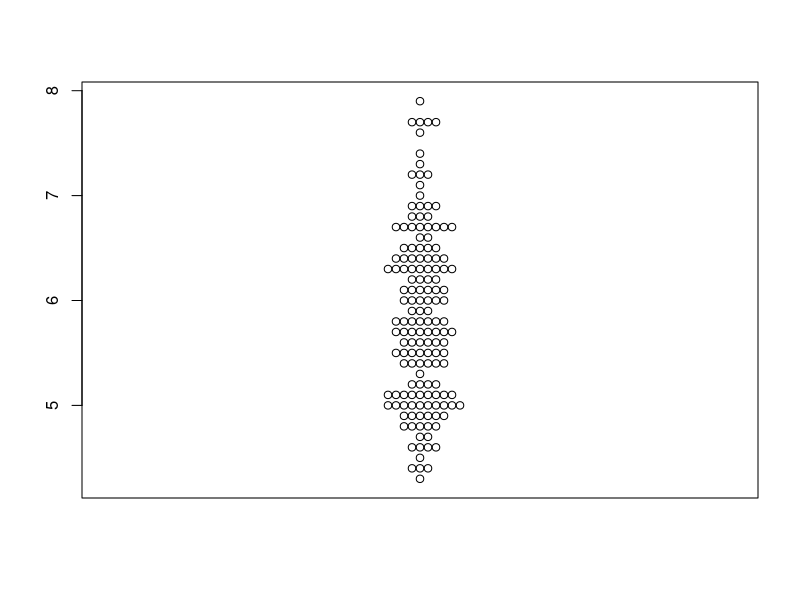
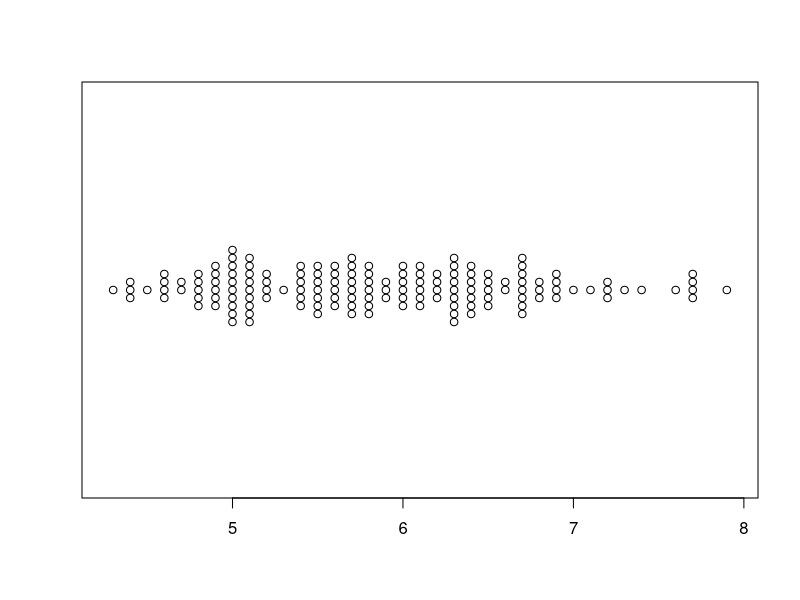
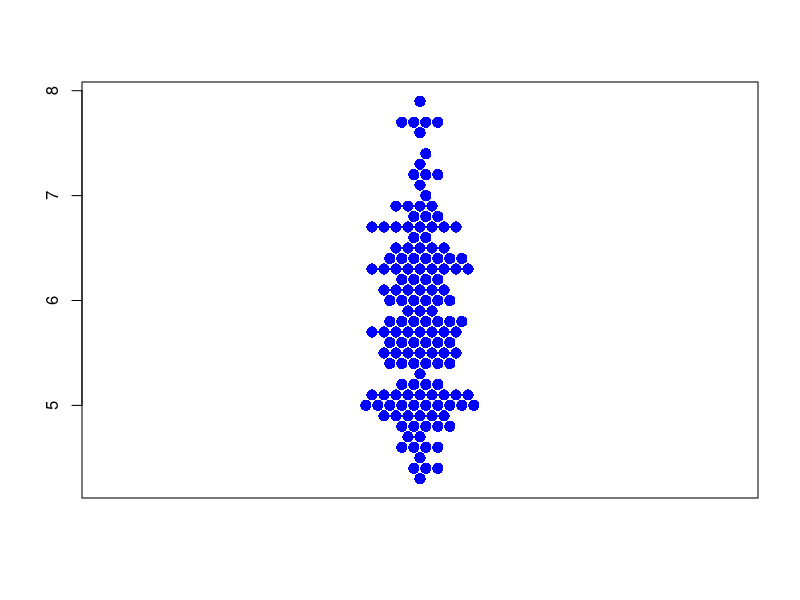
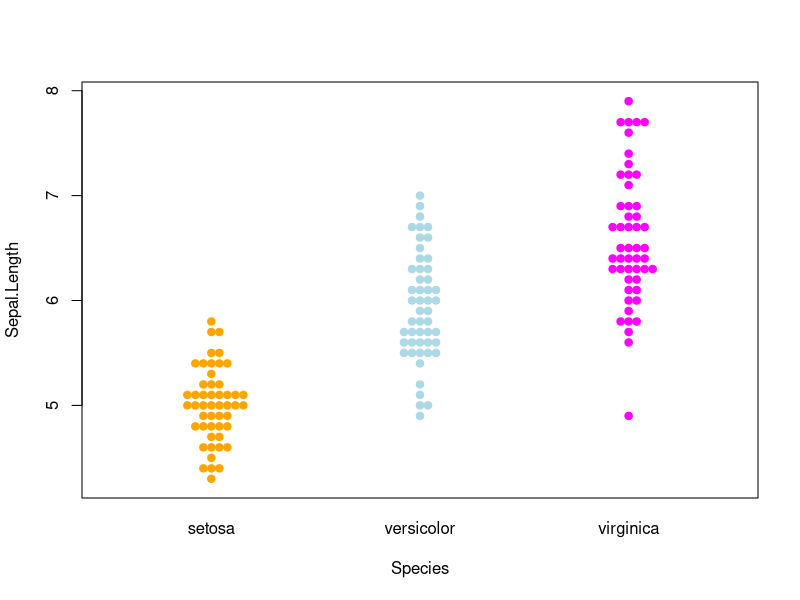
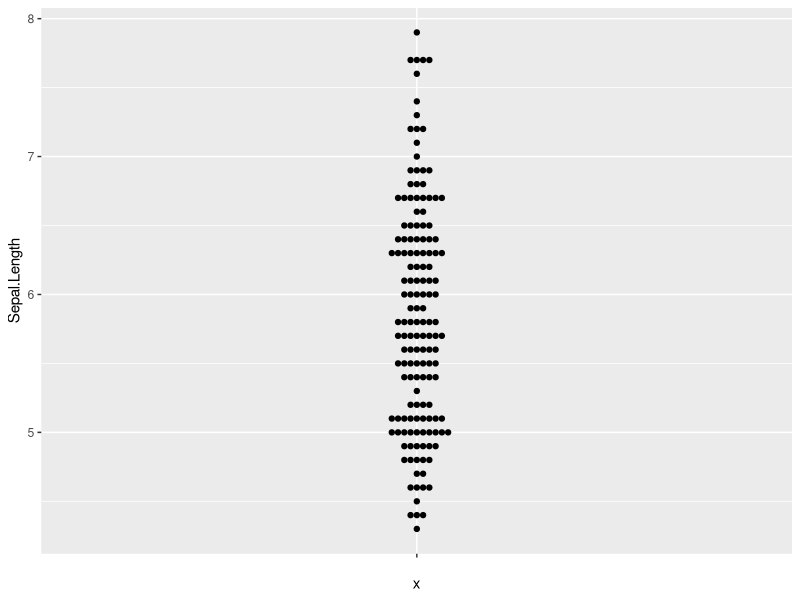
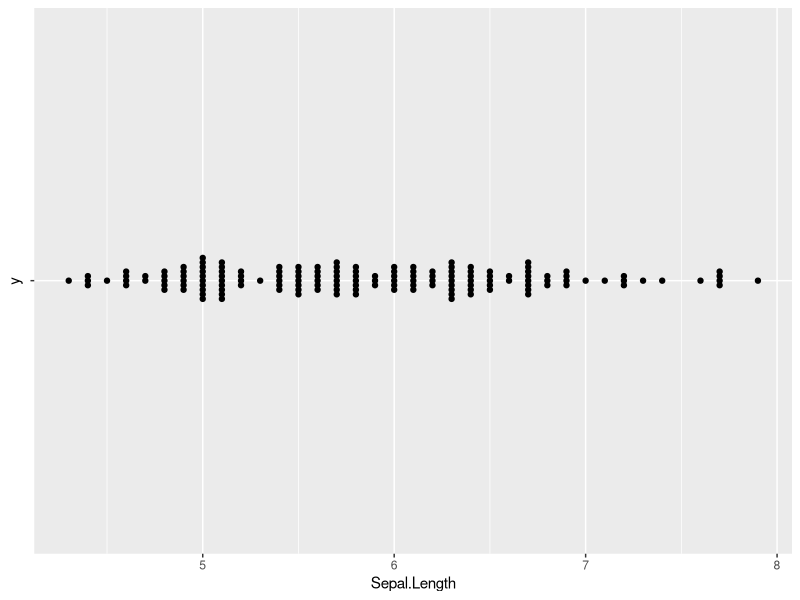
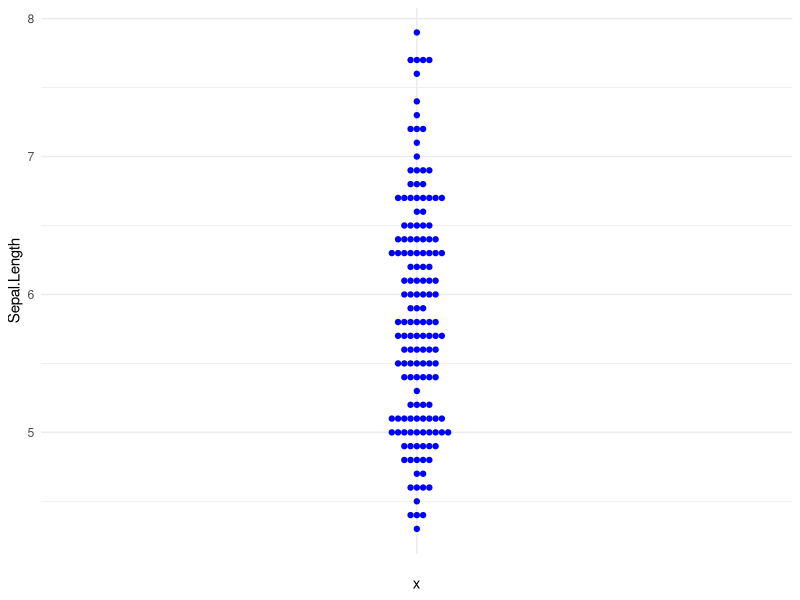
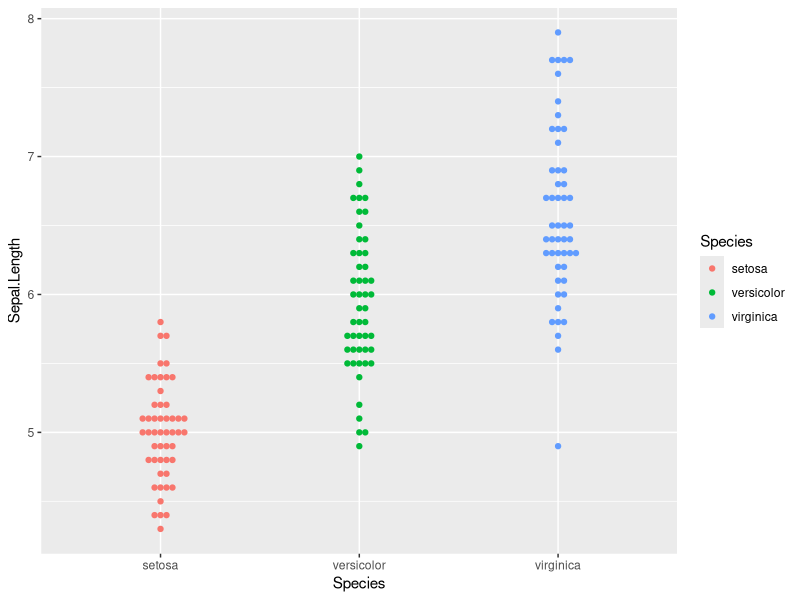

Write the R code that produced these figures, in order.
## ---- chunk 1
#| fig-cap: 群峰图使用的R包和数据集
library(beeswarm)
library(ggplot2)
library(ggbeeswarm)
data(iris)
knitr::kable(head(iris))
## ---- chunk 2
#| fig-cap: 最简单的群峰图
beeswarm(iris$Sepal.Length)
## ---- chunk 3
#| fig-cap: 翻转坐标轴的群峰图
beeswarm(iris$Sepal.Length, horizontal=TRUE)
## ---- chunk 4
#| fig-cap: 自定义的群峰图
beeswarm(
  iris$Sepal.Length,
  pch=16, # 点的形状
  col='blue', # 点的颜色
  cex=1.5, # 点的大小
)
## ---- chunk 5
#| fig-cap: 分组的群峰图
beeswarm(
  Sepal.Length ~ Species, 
  data=iris,
  col=c("orange", "lightblue", "magenta"),
  pch = 19, # fill the dots
#   corral = "gutter" # 使用“gutter”方法来处理重叠,边缘裁切
)
## ---- chunk 6
#| fig-cap: 最基本的geom_beeswarm
ggplot(iris,aes(y=Sepal.Length,x='')) +
  geom_beeswarm()
## ---- chunk 7
#| fig-cap: 翻转坐标轴的geom_beeswarm
ggplot(iris,aes(x=Sepal.Length,y='')) +
  geom_beeswarm()
## ---- chunk 8
#| fig-cap: 自定义颜色的geom_beeswarm
ggplot(iris,aes(y=Sepal.Length,x='')) +
  geom_beeswarm(color='blue') +
  theme_minimal()
## ---- chunk 9
#| fig-cap: 分组的geom_beeswarm
ggplot(iris,aes(x=Species, y=Sepal.Length, colour=Species)) +
  geom_beeswarm()
## ---- chunk 10
#| fig-cap: 自定义主题的分组geom_beeswarm
ggplot(iris,aes(x=Species, y=Sepal.Length, colour=Species)) +
  geom_beeswarm() +
  scale_color_manual(values=c("#999999", "#E69F00", "#56B4E9")) +
  theme_minimal()
